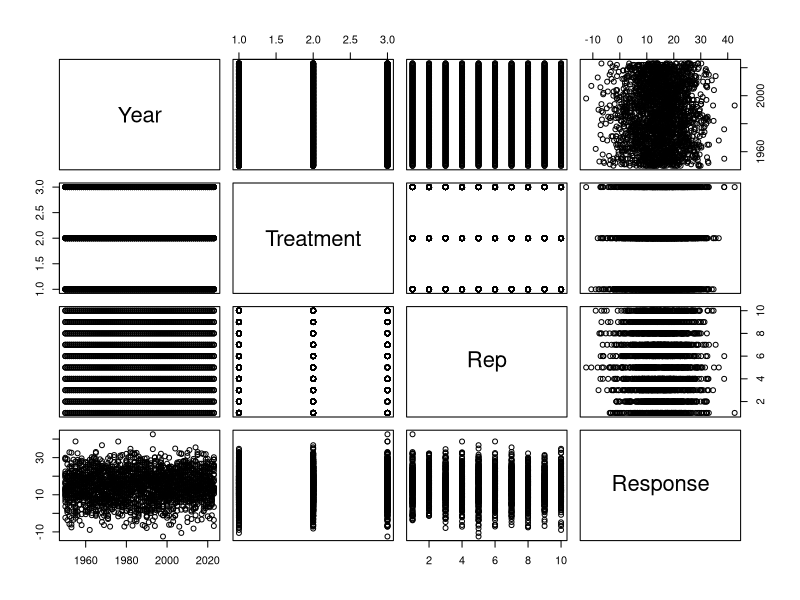
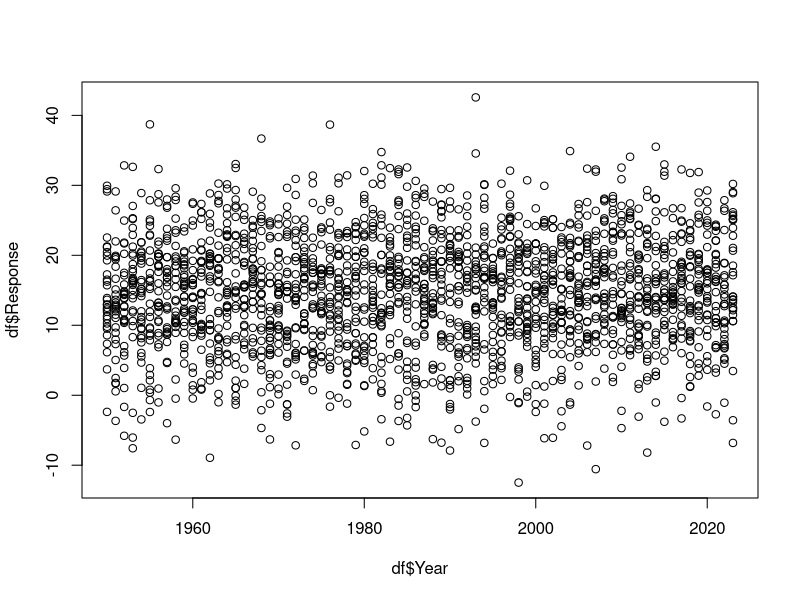
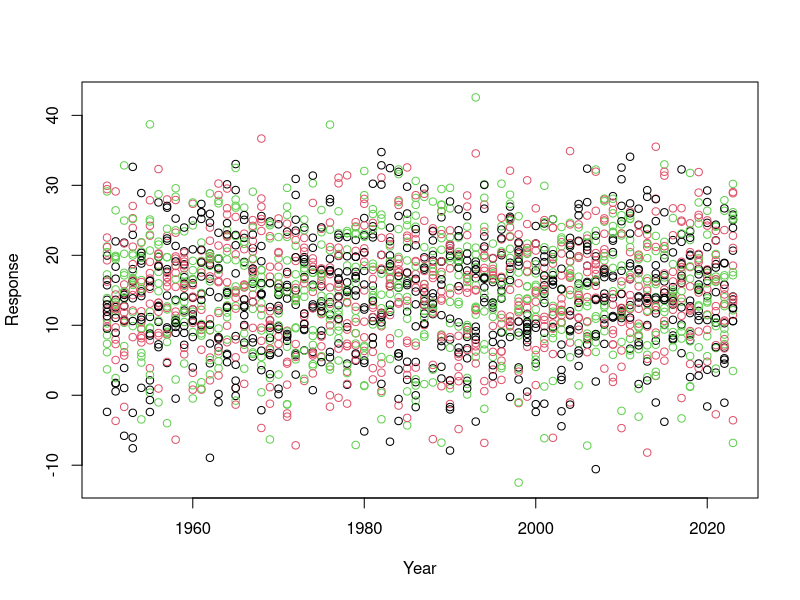
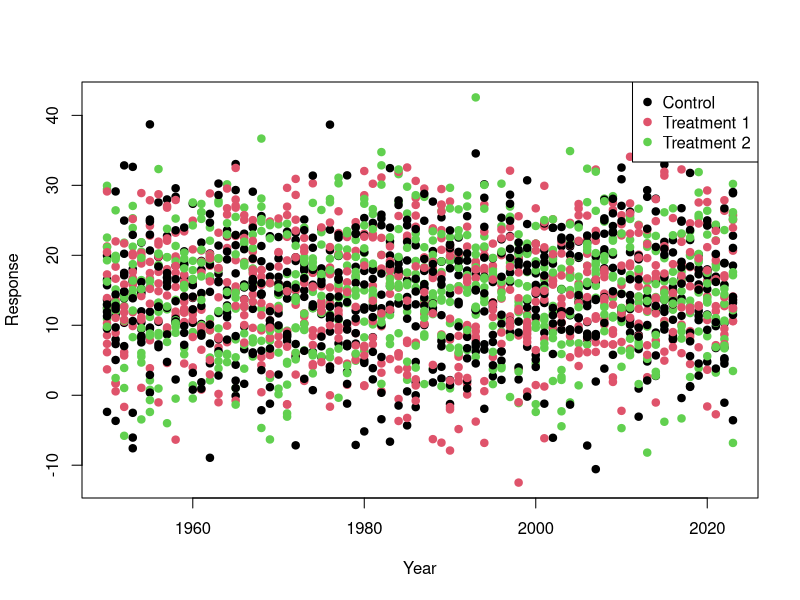
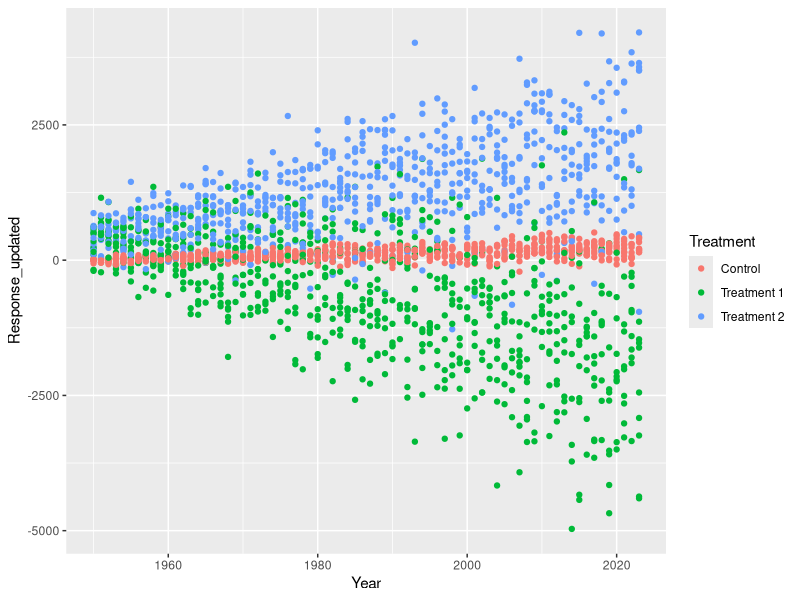
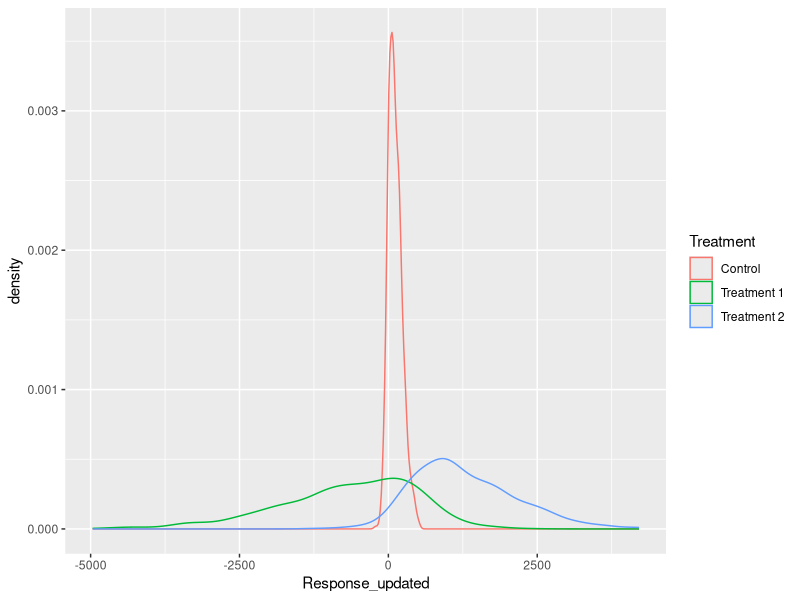
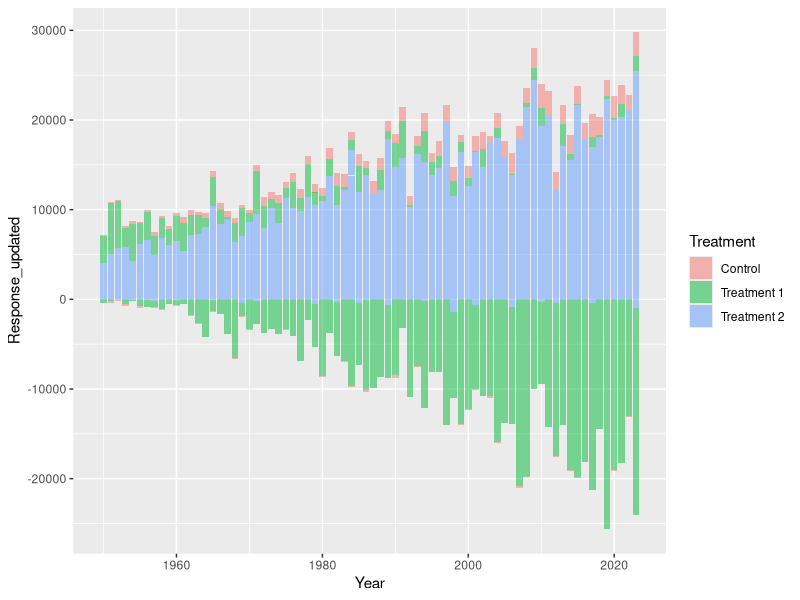
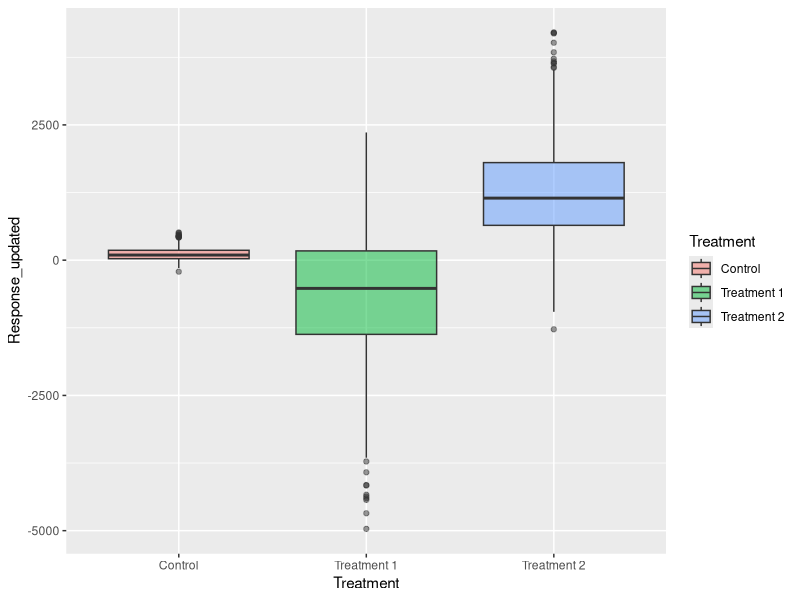

Reproduce these figures in R, in order.
## ---- chunk 1
#install.packages("tidyverse") 
library(tidyverse)

Year <- seq(from=1950,to=2023,by=1)
Treatment <- c("Control","Treatment 1","Treatment 2")
Rep<- seq(from=1,to=10,by=1)

df<-expand.grid(Year=Year,Treatment=Treatment,Rep=Rep)

Response<-rnorm(n=nrow(df),mean = 15,sd=8) 

df$Response<-Response

## ---- chunk 2
plot(df)
## ---- chunk 3
plot(x=df$Year,y=df$Response)
## ---- chunk 4
plot(x=df$Year,y=df$Response,col=df$Treatment, xlab="Year",ylab="Response")
## ---- chunk 5

??plot()

# plot is a common function name so we have to go to the base::plot() section of the help

## ---- chunk 6

plot(x=df$Year,y=df$Response,col=unique(df$Treatment), xlab="Year",ylab="Response",pch=19)
legend(x = "topright",          # Position
       legend = unique(df$Treatment),  # Legend texts
       col = c(1,2, 3),           # point colors
       pch=19)                    # point type

## ---- chunk 7
df_1<-df %>% 
  mutate(Response_updated=case_when(Treatment=="Control"~jitter(Response)*((Year-1930)/5)-50,
                                    Treatment=="Treatment 1"~jitter(Response)*((Year-1930)*-2)+1000,
                                    Treatment=="Treatment 2"~jitter(Response)*((Year-1930)*1.5)-4))



df_1<-mutate(df,
             Response_updated=case_when(Treatment=="Control"~jitter(Response)*((Year-1930)/5)-50,
                                    Treatment=="Treatment 1"~jitter(Response)*((Year-1930)*-2)+1000,
                                    Treatment=="Treatment 2"~jitter(Response)*((Year-1930)*1.5)-4))


## ---- chunk 8
df_1_summary<-df_1 %>% 
  group_by(Treatment) %>% 
  summarise(MeanResponse=mean(Response_updated),
            SDResponse=sd(Response_updated))

df_1_summary

df_1_summary_year<-df_1 %>% 
  group_by(Treatment,Year) %>% 
  summarise(MeanResponse=mean(Response_updated),
            SDResponse=sd(Response_updated))

df_1_summary_year
## ---- chunk 9
ggplot(data=df_1)+
  geom_point(mapping=aes(x=Year,y=Response_updated,colour=Treatment))

## ---- chunk 10
ggplot(df_1)+
  geom_density(aes(x=Response_updated,colour=Treatment))

ggplot(df_1)+
  geom_col(aes(x=Year,y=Response_updated,fill=Treatment),alpha=0.5)

ggplot(df_1)+
  geom_boxplot(aes(x=Treatment,y=Response_updated,fill=Treatment),alpha=0.5)

## ---- chunk 11
ggplot()+
  geom_point(data=df_1,mapping=aes(x=Year,y=Response_updated,colour=Treatment),
             alpha=0.4)+
  geom_ribbon(data=df_1_summary_year,mapping=aes(x=Year,ymax=MeanResponse+SDResponse,
                                                 ymin=MeanResponse-SDResponse,fill=Treatment),
              alpha=0.4)+
  geom_line(data=df_1_summary_year,mapping=aes(x=Year,y=MeanResponse,colour=Treatment))
## ---- chunk 12
ggplot()+
  geom_point(data=df_1,mapping=aes(x=Year,y=Response_updated,colour=Treatment),
             alpha=0.4)+
  geom_ribbon(data=df_1_summary_year,mapping=aes(x=Year,ymax=MeanResponse+SDResponse,
                                                 ymin=MeanResponse-SDResponse,fill=Treatment),
              alpha=0.4)+
  geom_line(data=df_1_summary_year,mapping=aes(x=Year,y=MeanResponse,colour=Treatment))+
  scale_colour_manual(values=c("darkcyan","darkorange","grey30"))+
  scale_fill_manual(values=c("darkcyan","darkorange","grey30"))+
  labs(x="Year",y="Response Variable")+
  theme_classic()
## ---- chunk 13
ggplot()+
  geom_point(data=df_1,mapping=aes(x=Year,y=Response_updated,colour=Treatment),
             alpha=0.4)+
  geom_ribbon(data=df_1_summary_year,mapping=aes(x=Year,ymax=MeanResponse+SDResponse,
                                                 ymin=MeanResponse-SDResponse,fill=Treatment),
              alpha=0.4)+
  geom_line(data=df_1_summary_year,mapping=aes(x=Year,y=MeanResponse,colour=Treatment))+
  facet_wrap(~Rep, nrow=2)+
  scale_color_manual(values=c("darkcyan","darkorange","grey30"))+
  scale_fill_manual(values=c("darkcyan","darkorange","grey30"))+
  labs(x="Year",y="Response Variable")+
  theme_classic()
## ---- chunk 14
Plot_To_Save<-ggplot()+
  geom_point(data=df_1,mapping=aes(x=Year,y=Response_updated,colour=Treatment),
             alpha=0.4)+
  geom_ribbon(data=df_1_summary_year,mapping=aes(x=Year,ymax=MeanResponse+SDResponse,
                                                 ymin=MeanResponse-SDResponse,fill=Treatment),
              alpha=0.4)+
  geom_line(data=df_1_summary_year,mapping=aes(x=Year,y=MeanResponse,colour=Treatment))+
  facet_wrap(~Rep, nrow=2)+
  scale_color_manual(values=c("darkcyan","darkorange","grey30"))+
  scale_fill_manual(values=c("darkcyan","darkorange","grey30"))+
  labs(x="Year",y="Response Variable")+
  theme_classic()

ggsave("This_Is_Our_First_Saved_Plot.png", Plot_To_Save, width=10, height=10) # dont forget to put the file type at the end we will use .png

